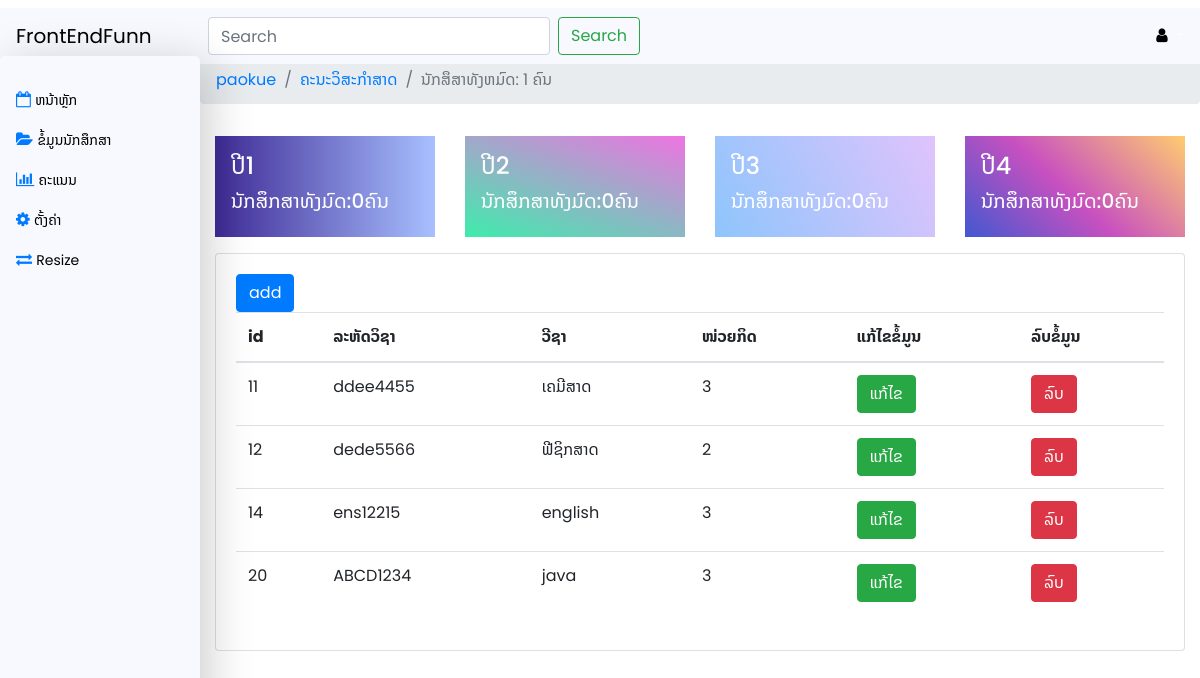
/object.php (signed in), run on the app's committed database.
### tables this page shows
CREATE TABLE `object` (
  `o_id` int(11) NOT NULL,
  `o_no` varchar(50) NOT NULL,
  `o_name` varchar(50) NOT NULL,
  `unit` int(10) NOT NULL
);

### object.php (the view, shortened to what this page needs)
<?php
require 'inclu/header.php';
require 'inclu/navbar.php';
require 'inclu/config.php';
?>
    <div class="wrapper d-flex">
        <?php
        require 'inclu/siderbar.php';
        ?>
        <div class="content">
           <?php
           require 'inclu/card.php';?>
           <div class="container">
                <div class="card">
                     <div class="card-body">
                     <button type="button" class="btn btn-primary" data-toggle="modal" data-target="#addModal">add</button>
                          <table class="table">
                               <thead>
                               <tr>
                                    <th>id</th>
                                    <th style="font-family:Arial,Noto Sans Lao;">ລະຫັດວິຊາ</th>
                                    <th style="font-family:Arial,Noto Sans Lao;">ວີຊາ</th>
                                    <th style="font-family:Arial,Noto Sans Lao;">ໜ່ວຍກິດ</th>
                                    <th style="font-family:Arial,Noto Sans Lao;">ແກ້ໄຂຂໍ້ມູນ</th>
                                    <th style="font-family:Arial,Noto Sans Lao;">ລົບຂໍ້ມູນ</th>
                               </tr>
                               </thead>
                               <tbody>
                                    <?php
                                    $select=mysqli_query($connect, "SELECT*FROM `object`");
                                    while($row=mysqli_fetch_assoc($select)){
                                    ?>
                                    <tr>
                                         <td><?=$row['o_id']?></td>
                                         <td><?=$row['o_no']?></td>
                                         <td><?=$row['o_name']?></td>
                                         <td><?=$row['unit']?></td>
                                         <td><button type="button" class="btn btn-success btn-ms editbtn"  style="font-family:Arial,Noto Sans Lao;">ແກ້ໄຂ</button></td>
                                         <td><button type="button" class="btn btn-danger btn-ms deletetbtn"  style="font-family:Arial,Noto Sans Lao;">ລົບ</button></td>
                                    </tr>
                                    <?php }?>
                               </tbody>
                          </table>
                     </div>
                </div>
           </div>
        </div>
    </div>
    <?php
     require 'inclu/footer.php';
     ?>

### css/style.css (style rules this page uses)
.text-mattGray, body, .nav-link .icon, .nav-link .text { color: #878d8d; }
* { font-family: 'Poppins', sans-serif,'Noto Sans Lao'; }
body { height: 1000px; }
.wrapper { margin-top: 3.5rem; }
.wrapper .content { width: 100%; margin-left: 0rem; -webkit-transition: all ease 0.25s; transition: all ease 0.25s; }
@media (min-width: 992px) { .wrapper .content { margin-left: 12.5rem; } }

### data on the page
object: o_id "11", o_no "ddee4455", o_name "ເຄມີສາດ", unit "3"
object: o_id "12", o_no "dede5566", o_name "ຟີຊິກສາດ", unit "2"
object: o_id "14", o_no "ens12215", o_name "english", unit "3"
object: o_id "20", o_no "ABCD1234", o_name "java", unit "3"

### other printed values
$_SESSION['user_name'] "paokue"
$g "1"
$g1 "0"
